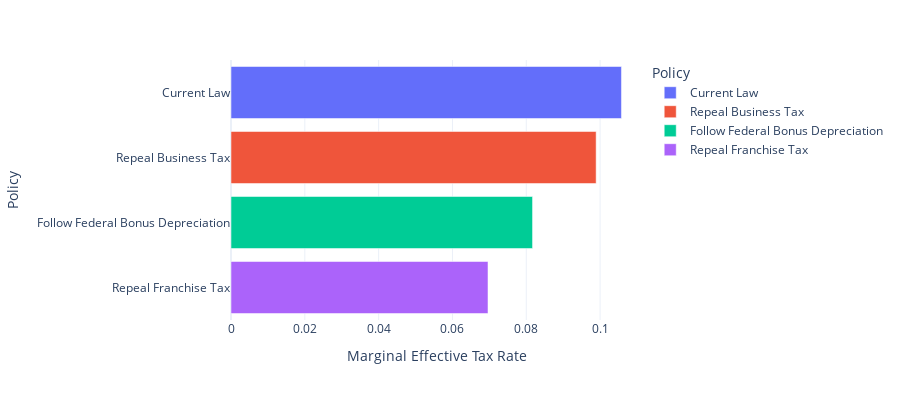

Notebook source saved alongside this figure:
### Code cell
fig = px.bar(df[(df["output_var"]=="metr") & (df["asset_type"]=="machines")], x="value", y="Policy",
             color='Policy', labels={'value':'Marginal Effective Tax Rate'}, height=400)
fig.show()

### Figure 1 — Plotly figure (JSON) as saved in the notebook; plotly's stock layout.template omitted (floating-point values rounded to 4 significant figures)
{"data": [{"alignmentgroup": "True", "hovertemplate": "Policy=%{y}<br>Marginal Effective Tax Rate=%{x}<extra></extra>", "legendgroup": "Current Law", "marker": {"color": "#636efa", "pattern": {"shape": ""}}, "name": "Current Law", "offsetgroup": "Current Law", "orientation": "h", "showlegend": true, "textposition": "auto", "type": "bar", "x": [0.1058], "xaxis": "x", "y": ["Current Law"], "yaxis": "y"}, {"alignmentgroup": "True", "hovertemplate": "Policy=%{y}<br>Marginal Effective Tax Rate=%{x}<extra></extra>", "legendgroup": "Repeal Business Tax", "marker": {"color": "#EF553B", "pattern": {"shape": ""}}, "name": "Repeal Business Tax", "offsetgroup": "Repeal Business Tax", "orientation": "h", "showlegend": true, "textposition": "auto", "type": "bar", "x": [0.09893], "xaxis": "x", "y": ["Repeal Business Tax"], "yaxis": "y"}, {"alignmentgroup": "True", "hovertemplate": "Policy=%{y}<br>Marginal Effective Tax Rate=%{x}<extra></extra>", "legendgroup": "Follow Federal Bonus Depreciation", "marker": {"color": "#00cc96", "pattern": {"shape": ""}}, "name": "Follow Federal Bonus Depreciation", "offsetgroup": "Follow Federal Bonus Depreciation", "orientation": "h", "showlegend": true, "textposition": "auto", "type": "bar", "x": [0.0817], "xaxis": "x", "y": ["Follow Federal Bonus Depreciation"], "yaxis": "y"}, {"alignmentgroup": "True", "hovertemplate": "Policy=%{y}<br>Marginal Effective Tax Rate=%{x}<extra></extra>", "legendgroup": "Repeal Franchise Tax", "marker": {"color": "#ab63fa", "pattern": {"shape": ""}}, "name": "Repeal Franchise Tax", "offsetgroup": "Repeal Franchise Tax", "orientation": "h", "showlegend": true, "textposition": "auto", "type": "bar", "x": [0.06963], "xaxis": "x", "y": ["Repeal Franchise Tax"], "yaxis": "y"}], "layout": {"barmode": "relative", "height": 400, "legend": {"title": {"text": "Policy"}, "tracegroupgap": 0}, "margin": {"t": 60}, "xaxis": {"anchor": "y", "domain": [0, 1], "title": {"text": "Marginal Effective Tax Rate"}}, "yaxis": {"anchor": "x", "categoryarray": ["Repeal Franchise Tax", "Follow Federal Bonus Depreciation", "Repeal Business Tax", "Current Law"], "categoryorder": "array", "domain": [0, 1], "title": {"text": "Policy"}}}}
